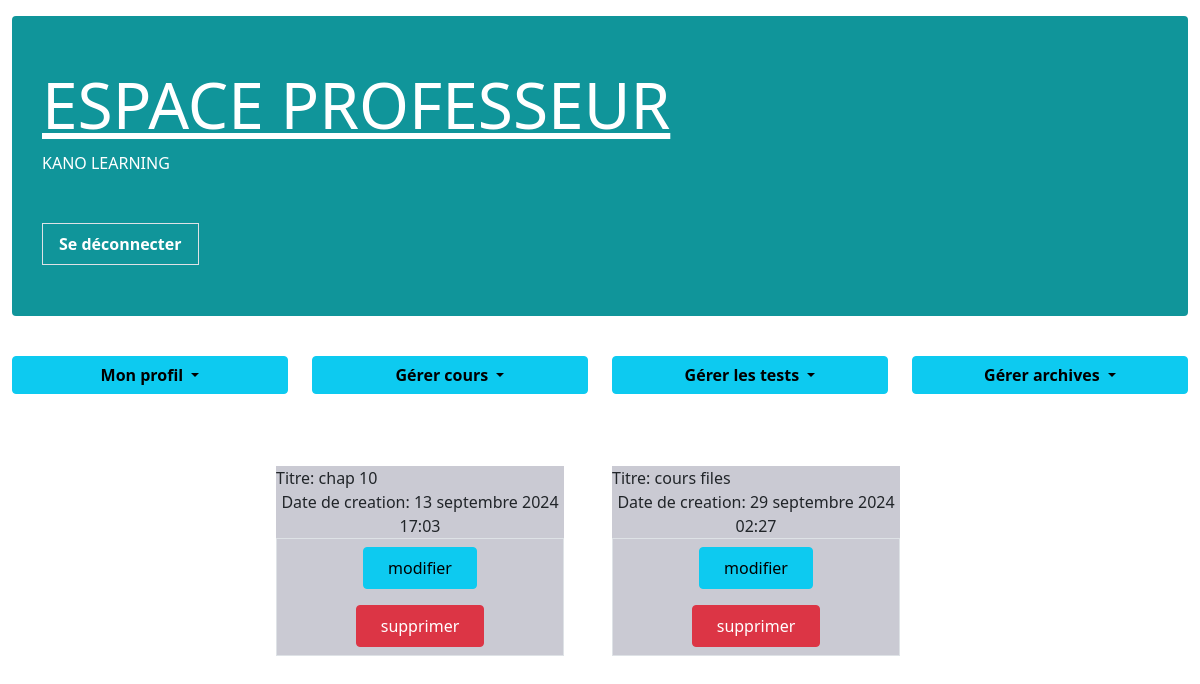
The page /cours_matiere_prof/1/ (signed in) on the database as committed earlier.
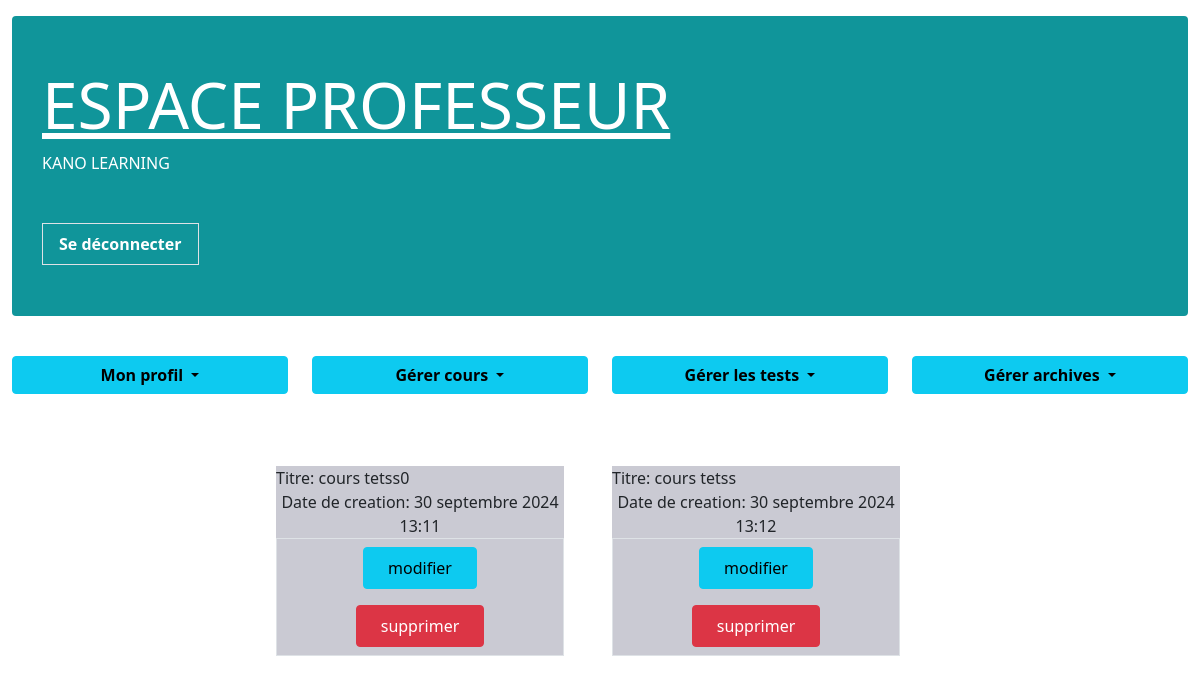
The same page on the database as committed later.
### home/models.py (models this page shows, shortened)
class Cours(models.Model):
    titre = models.CharField(max_length=255)
    profil_cours = models.ImageField(upload_to='image', null=True, blank=True)
    intoduction = models.TextField(null=True, blank=True)
    resume = models.TextField(null=True, blank=True)
    document = models.FileField(upload_to='documents/', null=True, blank=True)
    choix_matiere = models.ForeignKey ('Matiere', on_delete=models.CASCADE)
    choix_classe = models.ForeignKey ('Classe', on_delete=models.CASCADE)
    Date_creation = models.DateTimeField(auto_now_add=True)  # Date et heure de création
    Date_modif = models.DateTimeField(auto_now=True)  # Date et heure de mise à jour
    temps_etudes = models.IntegerField()

### home/views.py (the view)
# urls.py: path('cours_matiere_prof/<int:id_matiere_prof>/', views.cours_prof, name='cours_matiere_prof'),
@login_required(login_url='/index_prof/')
def cours_prof(request, id_matiere_prof):
    matiere = get_object_or_404(Matiere, id=id_matiere_prof)
    cours = Cours.objects.filter(choix_matiere=matiere) # Permet d'indiqueer que nous voulons  filtrer les cours dont la matière correspond à l’objet matiere spécifié
    context = {"cours": cours, "matieres": matiere}  # Contexte pour le template
    return render(request, "home/professeur/cours_prof.html", context)  # Rendre le template avec le contexte

### home/templates/home/professeur/cours_prof.html
{% extends 'home/professeur/prof_base.html' %}
{% block content %}
  {% load static %}
  <div class="container-fluid row mt-5 text-center justify-content-center">
    {% for cours in cours %}
      <div class="col-3  m-4 text-black" style="background-color: rgb(202, 202, 211);">
        <div class="row">Titre: {{ cours.titre }}</div>
        <div class="row">Date de creation: {{ cours.Date_creation }}</div>
        <div class="row border border-top">
          <div class="col">
            <a href="{% url "modifier_cours" cours.id %}" class="btn btn-info py-md-2 px-md-4 font-weight-semi-bold mt-2 mb-2 border-right">modifier</a>
          </div>
          <div class="col">
            <a href="{% url "delete_cours" cours.id %}" class="btn btn-danger py-md-2 px-md-4 font-weight-semi-bold mt-2 mb-2">supprimer</a>
          </div>
        </div>
      </div>
    {% endfor %}
  </div>
{% endblock %}

Rows that differ between the two databases and show on the page:
removed Cours: titre "chap 10", Date_creation "13 septembre 2024 17:03"
removed Cours: titre "cours files", Date_creation "29 septembre 2024 02:27"
added Cours: titre "cours tetss0", Date_creation "30 septembre 2024 13:11"
added Cours: titre "cours tetss", Date_creation "30 septembre 2024 13:12"
